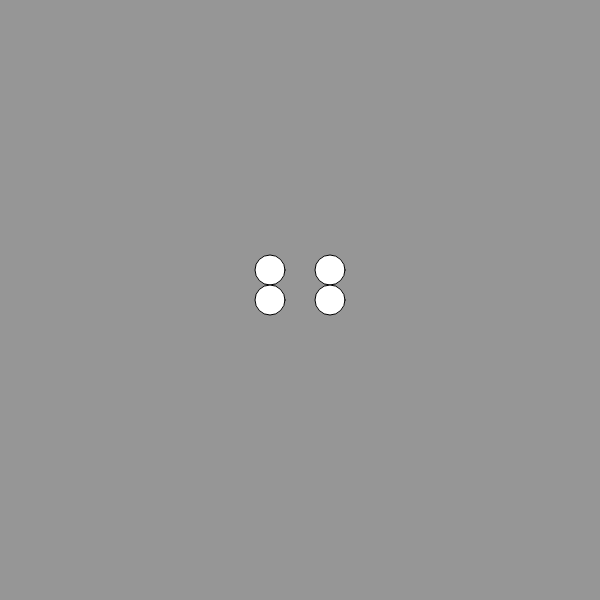
Frame 1 (no input)
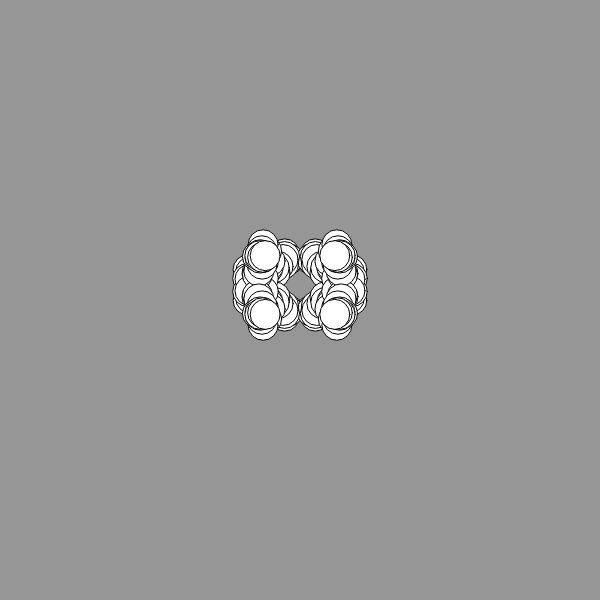
Frame 60 (no input)
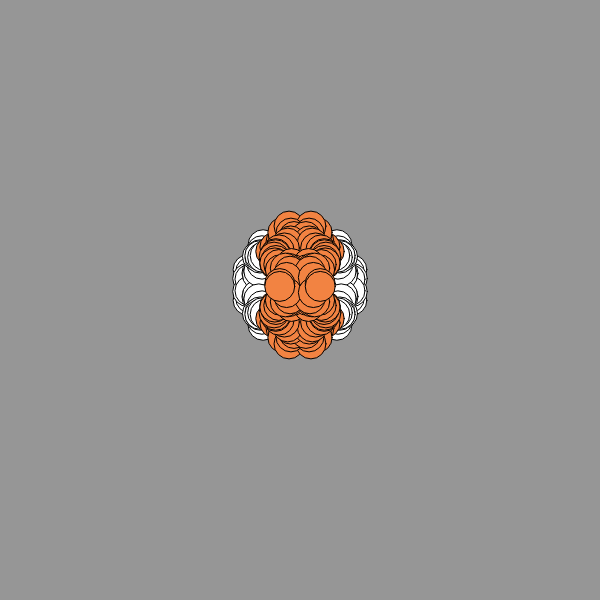
Frame 120 (the mouse pressed at the canvas centre since frame 60)

The p5.js sketch that drew these frames (run headless with seeded random() and noise() and a simulated clock; from frame 60 on, the mouse is pressed at the canvas centre):

// p5.js sketch
// ── sketch.js
let size=30;
var x1=270;
var y1=270;
var xoff2=40;
var xoff1=20;
var speed = 7;
function setup(){
  createCanvas(600,600);
frameRate(60);
background(150);
}

function draw(){
//  x1=map(noise(xoff1),0,1,0,width/2);
//  y1=map(noise(xoff2),0,1,0,width/2);
  xoff1+=0.01;
  xoff2+=0.01;
ellipse(x1,y1,size,size);
ellipse(600-x1,y1,size,size);
ellipse(x1,570-y1,size,size);
ellipse(600-x1,570-y1,size,size);
x1+=random(-speed,speed);
y1+=random(-speed,speed);

}

function mousePressed(){
  fill(random(255),random(255),random(255))
}
